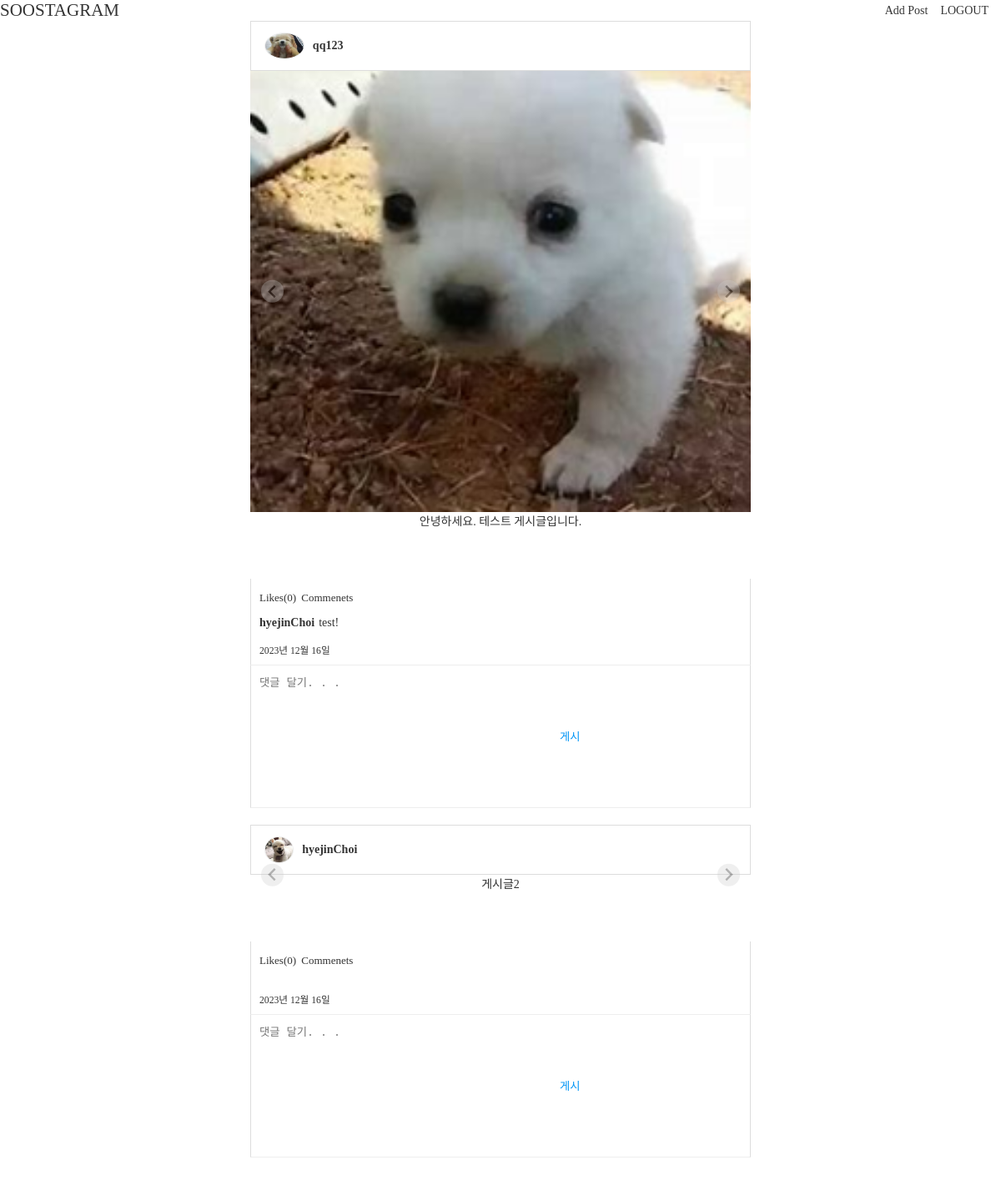
Page /posts/feeds/ (signed in) on the committed database.
### posts/models.py (models this page shows)
class Post(models.Model):
    user = models.ForeignKey(
        "users.User",
        verbose_name="작성자",
        related_name="comments",
        on_delete=models.CASCADE,
    )
    content = models.TextField("내용", default='')
    created = models.DateField("생성일시", auto_now_add=True)

class PostImage(models.Model):
    post = models.ForeignKey(
        Post,
        verbose_name="포스트",
        on_delete=models.CASCADE,
    )
    photo = models.ImageField("사진", upload_to="post")

class Comment(models.Model):
    user = models.ForeignKey(
        "users.User",
        verbose_name="작성자",
        on_delete=models.CASCADE,
    )
    post = models.ForeignKey(Post, verbose_name="포스트", on_delete=models.CASCADE)
    content = models.TextField("내용")
    created = models.DateField("생성일시", auto_now_add=True)

### users/models.py (models this page shows)
class User(AbstractUser):
    profile_image = models.ImageField(
        "프로필 이미지", upload_to="users/profile", blank=True)
    short_description = models.TextField("소개글", blank=True)

### posts/views.py (the view)
# urls.py: path("feeds/", feeds),
def feeds(request):
    user = request.user
    is_authenticated = user.is_authenticated
    print("user: ", user)
    print("is_authenticated:: ", is_authenticated)
    if not user.is_authenticated:
        return redirect("/users/login/")
    posts = Post.objects.all()
    comment_form = CommentForm()
    context = {
        "posts":posts,
        "comment_form":comment_form,
        }
    return render(request, 'posts/feeds.html', context)

### posts/forms.py
class CommentForm(forms.ModelForm):
    post_id = forms.IntegerField(widget=forms.HiddenInput())
    class Meta:
        model = Comment
        fields = [
            "post",
            "content",
            ]
        widgets = {
            "content":forms.Textarea(
                attrs={
                    "placeholder":"댓글 달기. . .",
                }
            )
        }

### templates/posts/feeds.html (shortened to what this page needs)
{% extends "base.html" %}
{% block content %}
<nav>
    <h1>
        <a href="/posts/feeds/">SOOSTAGRAM</a>
    </h1>
    <ul>
        <li><a href="/posts/post_add/">Add Post</a></li>
        <li><a href="/users/logout/">LOGOUT</a></li>
    </ul>
</nav>
    <div id="feeds" class="post-container">
        {% for post in posts %}
            <article id="post-{{post.id}}" class="post">
                <header class="post-header">
                    {% if post.user.profile_image %}
                        <img src="{{ post.user.profile_image.url }}">
                    {% endif %}
                    <span>{{post.user.username}}</span>
                </header>
                <div class="post-images splide">
                    <div class="splide__track">
                        <ul class="splide__list">
                            {% for image in post.postimage_set.all %}
                                {% if image.photo %}
                                    <li class="splide__slide">
                                        <img src="{{image.photo.url}}">
                                    </li>
                                {% endif %}
                            {% endfor %}
                        </ul>
                    </div>
                </div>
                <div class="post-container">
                    {{post.content|linebreaksbr}}
                </div>
                <div class="post-buttons">
                    <button>Likes(0)</buttons>
                    <span>Commenets</span>
                </div>
                <div class="post-comments">
                    <ul>
                    {% for comment in post.comment_set.all %}
                        <li>
                            <span>{{comment.user.username}}</span>
                            <span>{{comment.content}}</span>
                        </li>
                    {% endfor %}
                    </ul>
                </div>
                <small>{{post.created}}</small>
                <div class="post-comment-create">
                    <form method="POST" action="/posts/comment_add/">
                        {{ comment_form.content }}
                        <button type="submit">게시</button>
                    </form>
                </div>
            </article>
        {% endfor %}
    </div>
{% endblock  %}

### templates/base.html (shortened to what this page needs)
{%load static%}
<!doctype html>
<html lnag="ko">
<head>
    <link rel="stylesheet" href="{% static 'css/style.css' %}">
    <link rel="stylesheet" href="{% static 'splide/splide.css' %}">
</head>
<body>
    {% block content %}{% endblock %}
</body>
</html>

### static/css/style.css (style rules this page uses)
ul, ol { list-style: none; padding: 0; margin: 0; }
h1, h2, h3, h4, h5, h6 { padding: 0; margin: 0; font-weight: 300; }
a { text-decoration: none; color: #333; }
html { margin: 0; font-family: "Noto Sans KR", serif; font-weight: 300; font-size: 14px; color: #333; height: 100%; }
body { margin: 0; height: 100%; }
input, textarea { border: none; padding: 10px; }
textarea { resize: none; }
.post-container { display: flex; flex-direction: column; align-items: center; box-sizing: border-box; }
@media (min-width: 700px) { .post-container { padding: 0 2.5vw 5vw; } }
article.post { display: flex; flex-direction: column; border-radius: 2px; padding-top: 80px; margin-top: -80px; margin-bottom: 20px; }
@media (min-width: 700px) { article.post { width: 600px; } }
article.post header.post-header { display: flex; flex-direction: row; align-items: center; height: 60px; box-sizing: border-box; padding: 14px 16px; border: 1px solid #ddd; }
article.post header.post-header img { height: 32px; border-radius: 50%; border: 1px solid #eee; box-sizing: border-box; margin-right: 10px; }
article.post header.post-header span { font-weight: bold; }
article.post .post-images img { width: 100%; }
article.post .post-buttons { padding: 10px 7px; border-left: 1px solid #ddd; border-right: 1px solid #ddd; }
article.post .post-buttons a, article.post .post-buttons button, article.post .post-buttons span { background-color: transparent; font-size: 13px; font-family: "Noto Sans KR", serif; line-height: 1; font-weight: 400; height: 25px; box-sizing: border-box; padding: 3px; margin: 0; color: #333; border: none; transition-duration: 0.25s; }
article.post .post-buttons a, article.post .post-buttons button { cursor: pointer; }
article.post .post-comments { padding: 0 10px 10px; border-left: 1px solid #ddd; border-right: 1px solid #ddd; }
article.post .post-comments ul { margin-bottom: 5px; }
article.post .post-comments ul > li { display: flex; flex-direction: row; align-items: center; }
article.post .post-comments ul > li span:first-child { font-weight: bold; margin-right: 5px; }
article.post > small { padding: 0 10px 10px; border-left: 1px solid #ddd; border-right: 1px solid #ddd; border-bottom: 1px solid #eee; }
article.post .post-comment-create { display: flex; flex-direction: row; border-left: 1px solid #ddd; border-right: 1px solid #ddd; border-bottom: 1px solid #eee; }
article.post .post-comment-create form { display: flex; flex-grow: 1; flex-direction: row; }
article.post .post-comment-create button { color: #0095f6; background-color: transparent; border: none; padding: 0 15px; cursor: pointer; transition-duration: 0.25s; }

### static/splide/splide.css (style rules this page uses)
.splide__list { -webkit-backface-visibility:hidden;backface-visibility:hidden;display:-ms-flexbox;display:flex;height:100%;margin:0!important;padding:0!important }
.splide { position:relative;visibility:hidden }
.splide.is-initialized,.splide.is-rendered { visibility:visible }
.splide__slide { -webkit-backface-visibility:hidden;backface-visibility:hidden;box-sizing:border-box;-ms-flex-negative:0;flex-shrink:0;list-style-type:none!important;margin:0;position:relative }
.splide__slide img { vertical-align:bottom }
.splide__track { overflow:hidden;position:relative;z-index:0 }
.splide__track--draggable { -webkit-touch-callout:none;-webkit-user-select:none;-ms-user-select:none;user-select:none }
.splide__slide { -webkit-tap-highlight-color:transparent }

### templates/posts/feeds.html (style rules this page uses)
nav { display: flex; justify-content: space-between; align-items: center; }
nav ul { list-style: none; display: flex; }
nav ul li { margin-right: 15px; }

### rows in the picture
Post: user.profile_image (picture), user.username "qq123", content "안녕하세요. 테스트 게시글입니다.", created "2023년 12월 16일"
PostImage: photo (picture)
Comment: user.username "hyejinChoi", content "test!"
Post: user.profile_image (picture), user.username "hyejinChoi", content "게시글2", created "2023년 12월 16일"
